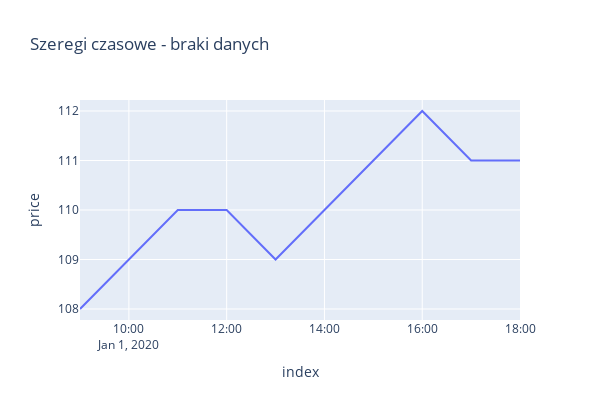

Write notebook code for a chart like this one.
### Code cell
df_plotly = df_plotly.dropna()
px.line(df_plotly, 'index', 'price', width=600,height=400,
        title = "Szeregi czasowe - braki danych")

### Figure 1 — Plotly figure (JSON) as saved in the notebook; plotly's stock layout.template omitted (floating-point values rounded to 4 significant figures)
{"data": [{"hovertemplate": "index=%{x}<br>price=%{y}<extra></extra>", "legendgroup": "", "line": {"color": "#636efa", "dash": "solid"}, "marker": {"symbol": "circle"}, "mode": "lines", "name": "", "orientation": "v", "showlegend": false, "type": "scatter", "x": ["2020-01-01T09:00:00", "2020-01-01T10:00:00", "2020-01-01T11:00:00", "2020-01-01T12:00:00", "2020-01-01T13:00:00", "2020-01-01T16:00:00", "2020-01-01T17:00:00", "2020-01-01T18:00:00"], "xaxis": "x", "y": [108, 109, 110, 110, 109, 112, 111, 111], "yaxis": "y"}], "layout": {"height": 400, "legend": {"tracegroupgap": 0}, "title": {"text": "Szeregi czasowe - braki danych"}, "width": 600, "xaxis": {"anchor": "y", "domain": [0, 1], "title": {"text": "index"}}, "yaxis": {"anchor": "x", "domain": [0, 1], "title": {"text": "price"}}}}
